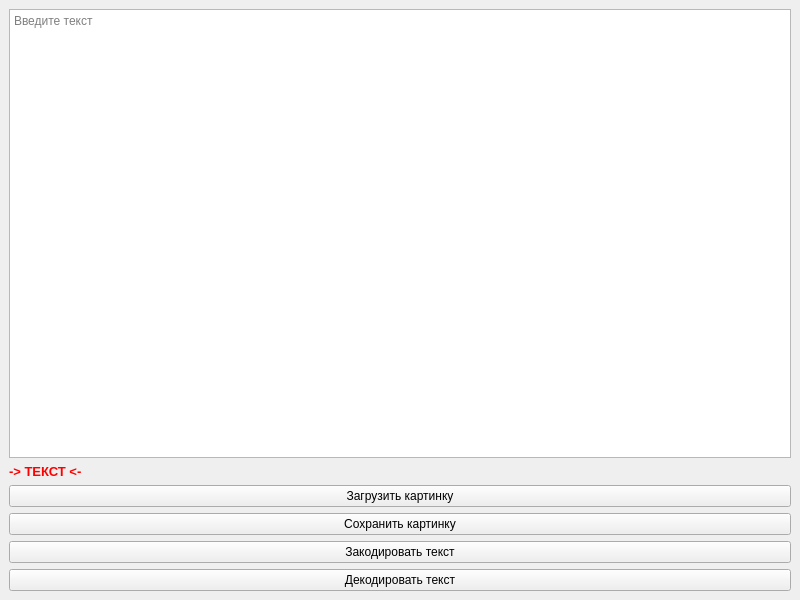
<?xml version="1.0" encoding="UTF-8"?>
<ui version="4.0">
 <class>MainWindow</class>
 <widget class="QMainWindow" name="MainWindow">
  <property name="geometry">
   <rect>
    <x>0</x>
    <y>0</y>
    <width>800</width>
    <height>600</height>
   </rect>
  </property>
  <property name="windowTitle">
   <string>MainWindow</string>
  </property>
  <property name="styleSheet">
   <string notr="true">QPushButton:hover{color: blue; font: bold 10pt;}
</string>
  </property>
  <widget class="QWidget" name="centralwidget">
   <layout class="QVBoxLayout" name="verticalLayout">
    <item>
     <widget class="QPlainTextEdit" name="plainTextEdit">
      <property name="placeholderText">
       <string>Введите текст</string>
      </property>
     </widget>
    </item>
    <item>
     <widget class="QLabel" name="label">
      <property name="text">
       <string>&lt;html&gt;&lt;head/&gt;&lt;body&gt;&lt;p&gt;&lt;span style=&quot; font-size:10pt; font-weight:700; color:#ff0000;&quot;&gt;-&amp;gt; ТЕКСТ &amp;lt;-&lt;/span&gt;&lt;/p&gt;&lt;/body&gt;&lt;/html&gt;</string>
      </property>
     </widget>
    </item>
    <item>
     <widget class="QPushButton" name="pushButton">
      <property name="text">
       <string>Загрузить картинку</string>
      </property>
     </widget>
    </item>
    <item>
     <widget class="QPushButton" name="pushButton_3">
      <property name="text">
       <string>Сохранить картинку</string>
      </property>
     </widget>
    </item>
    <item>
     <widget class="QPushButton" name="pushButton_2">
      <property name="text">
       <string>Закодировать текст</string>
      </property>
     </widget>
    </item>
    <item>
     <widget class="QPushButton" name="pushButton_4">
      <property name="text">
       <string>Декодировать текст</string>
      </property>
     </widget>
    </item>
   </layout>
  </widget>
 </widget>
 <resources/>
 <connections/>
</ui>
